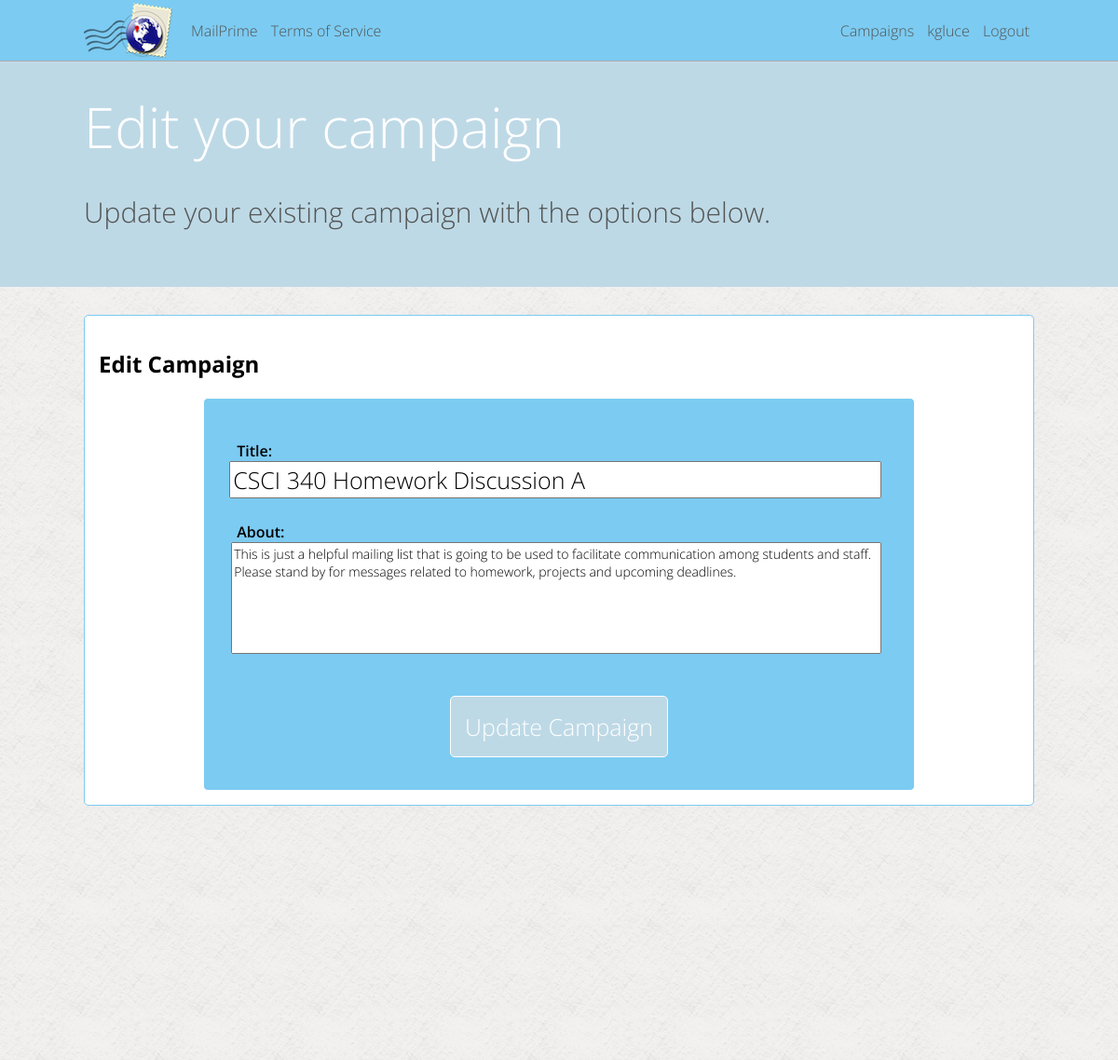
/kgluce/campaign-1/edit (signed in), run on an earlier commit of the app's database.
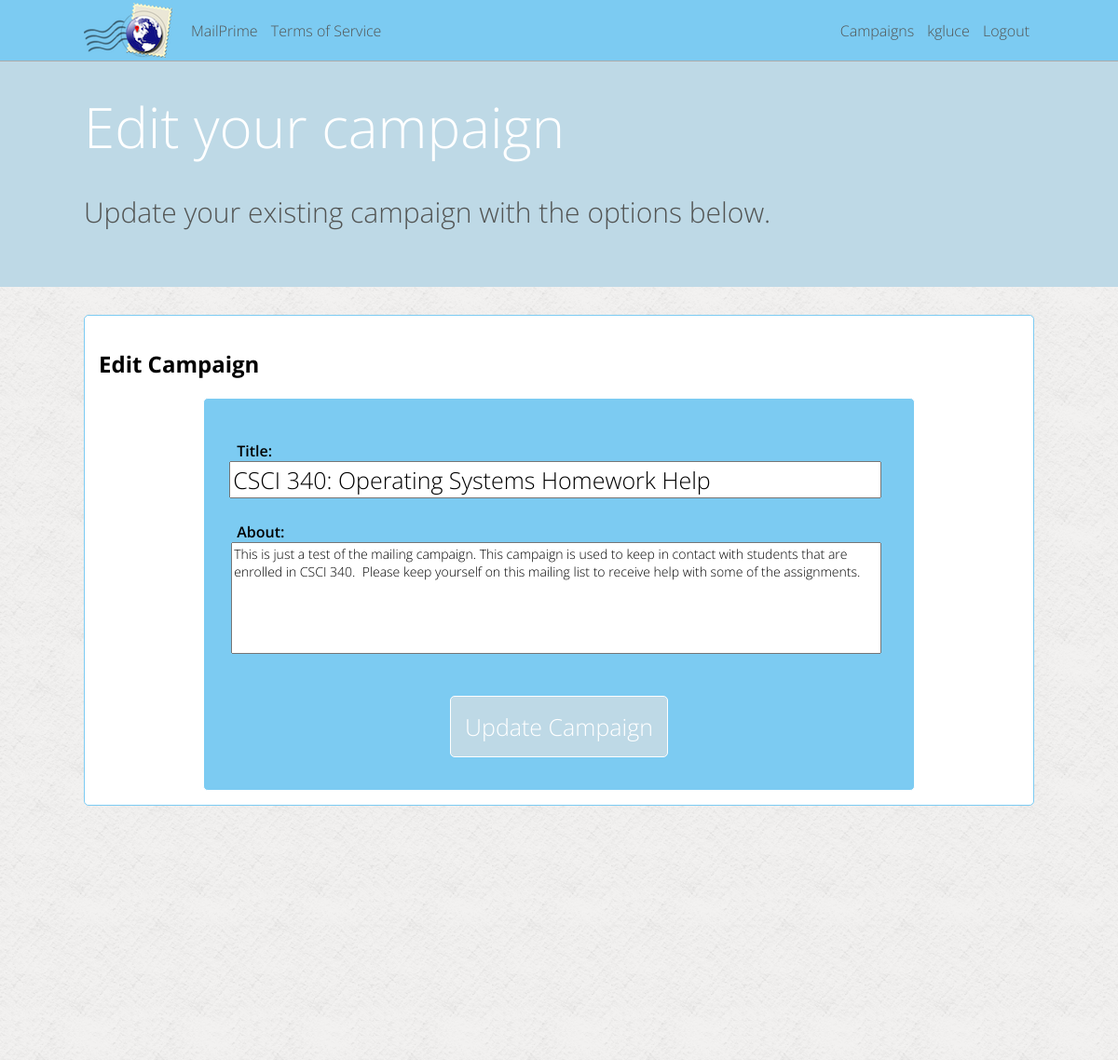
And on a later commit of the database.
### mailer/models.py (models this page shows, shortened)
class Campaign(models.Model):
	title = models.CharField(max_length=200)
	about = models.TextField()
	created_date = models.DateTimeField(auto_now_add=True, blank=True)
	updated_date = models.DateTimeField(auto_now=True)
	active = models.BooleanField(default=True)
	user = models.ForeignKey(User)

### mailer/campaign_views.py (the view, shortened to what this page needs)
# urls.py: url(r'^(\w+)/campaign-(\d+)/edit$', campaign_views.user_campaign_edit, name='user_campaign_edit'),
def user_campaign_edit(request, param_username, param_campaign_pk):
	page_vars = {"page_title": "Edit Campaign"}
	if current_user(request) and param_username == request.user.username:
		try:
			user_campaign = Campaign.objects.get(pk = param_campaign_pk)
		except Campaign.DoesNotExist:
			raise Http404
		if user_campaign.user != request.user:
			raise Http404
		page_vars['campaign'] = user_campaign
		if user_campaign.user == request.user:
			if request.method == "GET":
				action = request.GET.get('action')
				if action == "delete":
					Campaign.objects.filter(pk=param_campaign_pk).delete()
					messages.add_message(request, messages.SUCCESS, 'Successfully deleted Campaign')
					return HttpResponseRedirect('/' + request.user.username + '/campaigns')
				else:
					page_vars['form'] = CampaignForm(instance=user_campaign)
					csrfContext = RequestContext(request, page_vars)
					return render(request, 'campaign/edit.html', csrfContext)

### mailer/forms.py
class CampaignForm(forms.ModelForm):
	class Meta:
		model = Campaign
		fields = ['title', 'about']
		widgets = { 'about': forms.Textarea(attrs={'cols': 35, 'rows': 6})}

### mailer/lib.py (called while the page is built)
def current_user(request):
	if request.user.is_authenticated():
		return True
	else:
		return False

### mailer/templates/campaign/edit.html (shortened to what this page needs)
{% extends "_base.html" %}
{% block content %}
<div class="solid_bg">
<h1>Edit Campaign</h1>
<div class="form_wrapper">
<form id="new_campaign_form" method="post" action="/{{ user.username }}/campaign-{{ campaign.pk }}/edit">
	<ul class="form_item">
	{% for field in form.visible_fields %}
	<li>
		{{ field.label_tag }}
		{{ field }}
	</li>
	{% endfor %}
	</ul>
	<input type="submit" name="submit" value="Update Campaign" />
</form>
</div>
</div>
{% endblock %}
{% block header %}
<h5 id="header_title">Edit your campaign</h5>
<p id="header_desc">Update your existing campaign with the options below.</p>
{% endblock header %}

What changed in the data, as far as the page shows it:
changed Campaign: title "CSCI 340 Homework Discussion A" → "CSCI 340: Operating Systems Homework Help"; about "This is just a helpful mailing list that is going to be used to facilitate communication among students and staff. Please stand by for messages related to homework, projects and upcoming deadlines." → "This is just a test of the mailing campaign. This campaign is used to keep in contact with students that are enrolled in CSCI 340. Please keep yourself on this mailing list to receive help with some of the assignments."
